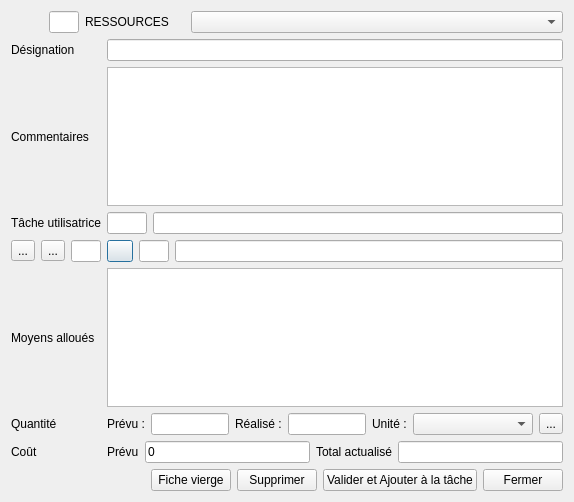
<?xml version="1.0" encoding="UTF-8"?>
<ui version="4.0">
 <class>Dialog_ressources</class>
 <widget class="QDialog" name="Dialog_ressources">
  <property name="geometry">
   <rect>
    <x>0</x>
    <y>0</y>
    <width>574</width>
    <height>502</height>
   </rect>
  </property>
  <property name="windowTitle">
   <string>Edition des ressources</string>
  </property>
  <layout class="QHBoxLayout" name="horizontalLayout_8">
   <item>
    <layout class="QVBoxLayout" name="verticalLayout">
     <item>
      <layout class="QHBoxLayout" name="horizontalLayout_4">
       <item>
        <widget class="QLabel" name="label_7">
         <property name="maximumSize">
          <size>
           <width>32</width>
           <height>32</height>
          </size>
         </property>
         <property name="text">
          <string/>
         </property>
         <property name="pixmap">
          <pixmap resource="../libreJardin.qrc">:/images/ressources.png</pixmap>
         </property>
         <property name="scaledContents">
          <bool>true</bool>
         </property>
        </widget>
       </item>
       <item>
        <widget class="QLineEdit" name="lineEdit_idRessource">
         <property name="maximumSize">
          <size>
           <width>30</width>
           <height>16777215</height>
          </size>
         </property>
        </widget>
       </item>
       <item>
        <widget class="QLabel" name="label_11">
         <property name="maximumSize">
          <size>
           <width>100</width>
           <height>30</height>
          </size>
         </property>
         <property name="text">
          <string>RESSOURCES</string>
         </property>
        </widget>
       </item>
       <item>
        <widget class="QComboBox" name="comboBox_Ressource"/>
       </item>
      </layout>
     </item>
     <item>
      <layout class="QGridLayout" name="gridLayout">
       <item row="4" column="2">
        <layout class="QHBoxLayout" name="horizontalLayout_6">
         <item>
          <widget class="QPushButton" name="btnMoyenEdit">
           <property name="maximumSize">
            <size>
             <width>26</width>
             <height>16777215</height>
            </size>
           </property>
           <property name="toolTip">
            <string>Editer un moyen</string>
           </property>
           <property name="text">
            <string/>
           </property>
           <property name="icon">
            <iconset resource="../libreJardin.qrc">
             <normaloff>:/images/edit.png</normaloff>:/images/edit.png</iconset>
           </property>
           <property name="iconSize">
            <size>
             <width>24</width>
             <height>24</height>
            </size>
           </property>
          </widget>
         </item>
         <item>
          <widget class="QLineEdit" name="lineEdit_idMoyen">
           <property name="maximumSize">
            <size>
             <width>30</width>
             <height>16777215</height>
            </size>
           </property>
          </widget>
         </item>
         <item>
          <widget class="QLineEdit" name="lineEdit_designation_moyen"/>
         </item>
        </layout>
       </item>
       <item row="8" column="0">
        <widget class="QLabel" name="label_5">
         <property name="text">
          <string>Coût</string>
         </property>
        </widget>
       </item>
       <item row="1" column="2">
        <widget class="QLineEdit" name="lineEdit_Designation"/>
       </item>
       <item row="10" column="0">
        <layout class="QVBoxLayout" name="verticalLayout_2"/>
       </item>
       <item row="7" column="2">
        <layout class="QHBoxLayout" name="horizontalLayout_9"/>
       </item>
       <item row="6" column="2">
        <layout class="QHBoxLayout" name="horizontalLayout_2">
         <item>
          <widget class="QLabel" name="label_4">
           <property name="text">
            <string>Prévu :</string>
           </property>
          </widget>
         </item>
         <item>
          <widget class="QLineEdit" name="lineEdit_quantitePrevue"/>
         </item>
         <item>
          <widget class="QLabel" name="label_6">
           <property name="text">
            <string>Réalisé :</string>
           </property>
          </widget>
         </item>
         <item>
          <widget class="QLineEdit" name="lineEdit_quantiteUtilisee"/>
         </item>
         <item>
          <widget class="QLabel" name="label_8">
           <property name="text">
            <string>Unité :</string>
           </property>
          </widget>
         </item>
         <item>
          <widget class="QComboBox" name="comboBox_unite">
           <property name="minimumSize">
            <size>
             <width>120</width>
             <height>0</height>
            </size>
           </property>
          </widget>
         </item>
         <item>
          <widget class="QToolButton" name="toolButton_validerQuantiteMoyen">
           <property name="toolTip">
            <string>Valider la quantité du moyen sélectionné</string>
           </property>
           <property name="text">
            <string>...</string>
           </property>
           <property name="icon">
            <iconset resource="../libreJardin.qrc">
             <normaloff>:/images/Valider.png</normaloff>:/images/Valider.png</iconset>
           </property>
           <property name="iconSize">
            <size>
             <width>24</width>
             <height>24</height>
            </size>
           </property>
          </widget>
         </item>
        </layout>
       </item>
       <item row="6" column="0">
        <widget class="QLabel" name="label_22">
         <property name="text">
          <string>Quantité</string>
         </property>
        </widget>
       </item>
       <item row="5" column="2">
        <widget class="QTableView" name="tableView_moyens_alloues"/>
       </item>
       <item row="5" column="0">
        <widget class="QLabel" name="label_23">
         <property name="text">
          <string>Moyens alloués</string>
         </property>
        </widget>
       </item>
       <item row="4" column="0">
        <layout class="QHBoxLayout" name="horizontalLayout_3">
         <item>
          <widget class="QToolButton" name="toolButton_addMoyen">
           <property name="toolTip">
            <string>Ajouter un moyen</string>
           </property>
           <property name="text">
            <string>...</string>
           </property>
           <property name="icon">
            <iconset resource="../libreJardin.qrc">
             <normaloff>:/images/add_48.png</normaloff>:/images/add_48.png</iconset>
           </property>
           <property name="iconSize">
            <size>
             <width>24</width>
             <height>24</height>
            </size>
           </property>
          </widget>
         </item>
         <item>
          <widget class="QToolButton" name="toolButton_supprimeMoyen">
           <property name="toolTip">
            <string>Supprimer un moyen</string>
           </property>
           <property name="text">
            <string>...</string>
           </property>
           <property name="icon">
            <iconset resource="../libreJardin.qrc">
             <normaloff>:/images/remove_48.png</normaloff>:/images/remove_48.png</iconset>
           </property>
           <property name="iconSize">
            <size>
             <width>24</width>
             <height>24</height>
            </size>
           </property>
          </widget>
         </item>
         <item>
          <widget class="QLineEdit" name="lineEdit_idListeRessource">
           <property name="maximumSize">
            <size>
             <width>30</width>
             <height>16777215</height>
            </size>
           </property>
          </widget>
         </item>
        </layout>
       </item>
       <item row="1" column="0">
        <widget class="QLabel" name="label">
         <property name="text">
          <string>Désignation</string>
         </property>
        </widget>
       </item>
       <item row="8" column="2">
        <layout class="QHBoxLayout" name="horizontalLayout_5">
         <item>
          <widget class="QLabel" name="label_9">
           <property name="text">
            <string>Prévu</string>
           </property>
          </widget>
         </item>
         <item>
          <widget class="QLineEdit" name="lineEdit_coutPrevu">
           <property name="text">
            <string>0</string>
           </property>
          </widget>
         </item>
         <item>
          <widget class="QLabel" name="label_10">
           <property name="text">
            <string>Total actualisé</string>
           </property>
          </widget>
         </item>
         <item>
          <widget class="QLineEdit" name="lineEdit_coutTotal"/>
         </item>
        </layout>
       </item>
       <item row="2" column="2">
        <widget class="QTextEdit" name="textEdit_Commentaires"/>
       </item>
       <item row="2" column="0">
        <widget class="QLabel" name="label_2">
         <property name="text">
          <string>Commentaires</string>
         </property>
        </widget>
       </item>
       <item row="3" column="0">
        <widget class="QLabel" name="label_16">
         <property name="text">
          <string>Tâche utilisatrice</string>
         </property>
        </widget>
       </item>
       <item row="3" column="2">
        <layout class="QHBoxLayout" name="horizontalLayout_7">
         <item>
          <widget class="QLineEdit" name="lineEdit_IdTache">
           <property name="maximumSize">
            <size>
             <width>40</width>
             <height>16777215</height>
            </size>
           </property>
          </widget>
         </item>
         <item>
          <widget class="QLineEdit" name="lineEdit_Designation_tache"/>
         </item>
        </layout>
       </item>
      </layout>
     </item>
     <item>
      <layout class="QHBoxLayout" name="horizontalLayout">
       <item>
        <spacer name="horizontalSpacer">
         <property name="orientation">
          <enum>Qt::Horizontal</enum>
         </property>
         <property name="sizeHint" stdset="0">
          <size>
           <width>40</width>
           <height>20</height>
          </size>
         </property>
        </spacer>
       </item>
       <item>
        <widget class="QPushButton" name="pushButton_nouveau">
         <property name="text">
          <string>Fiche vierge</string>
         </property>
        </widget>
       </item>
       <item>
        <widget class="QPushButton" name="pushButton_Supprimer">
         <property name="text">
          <string>Supprimer</string>
         </property>
         <property name="icon">
          <iconset resource="../libreJardin.qrc">
           <normaloff>:/images/remove_48.png</normaloff>:/images/remove_48.png</iconset>
         </property>
        </widget>
       </item>
       <item>
        <widget class="QPushButton" name="pushButton_ajout_ressource">
         <property name="toolTip">
          <string>Ajouter la ressource créée à la tâche</string>
         </property>
         <property name="text">
          <string>Valider et Ajouter à la tâche</string>
         </property>
         <property name="icon">
          <iconset resource="../libreJardin.qrc">
           <normaloff>:/images/Valider.png</normaloff>:/images/Valider.png</iconset>
         </property>
        </widget>
       </item>
       <item>
        <widget class="QPushButton" name="pushButton_Annuler">
         <property name="text">
          <string>Fermer</string>
         </property>
         <property name="icon">
          <iconset resource="../libreJardin.qrc">
           <normaloff>:/images/icones/quitter.png</normaloff>:/images/icones/quitter.png</iconset>
         </property>
        </widget>
       </item>
      </layout>
     </item>
    </layout>
   </item>
  </layout>
 </widget>
 <resources>
  <include location="../libreJardin.qrc"/>
 </resources>
 <connections/>
</ui>
